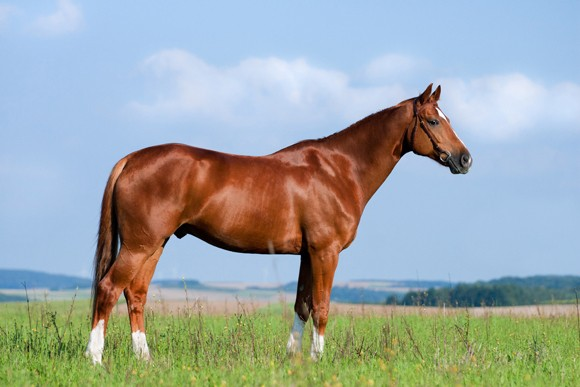
//> input picture SplitAndMerge/cheval.jpg, 580 x 387 px
$ ./main   (built with g++ and OpenCV 4)
//> lines starting //> are read from the running program, lines starting //| are printed output that depends on the picture
#include <stdio.h>
#include <stdint.h>
#include <opencv2/opencv.hpp>
using namespace cv;

int main(int argc, char** argv )
{
    Mat original = imread( "cheval.jpg", CV_LOAD_IMAGE_COLOR );
//> original is the input picture: 387 rows x 580 cols, CV_8UC3; mean B, G, R 166.4, 167.3, 157.1

    Mat splitChannels[3];

    split(original, splitChannels);
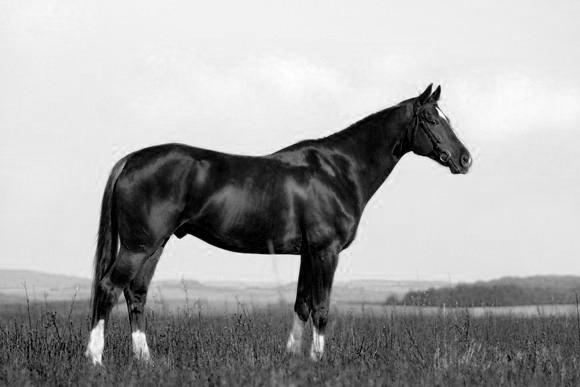
//> splitChannels[0]: 387 rows x 580 cols, CV_8UC1; min 0, max 255, mean 166.4
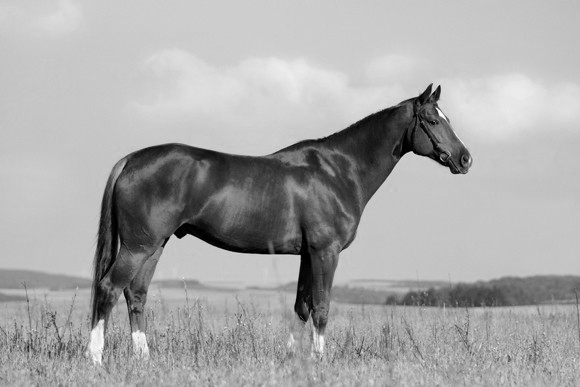
//> splitChannels[1]: 387 rows x 580 cols, CV_8UC1; min 0, max 255, mean 167.3
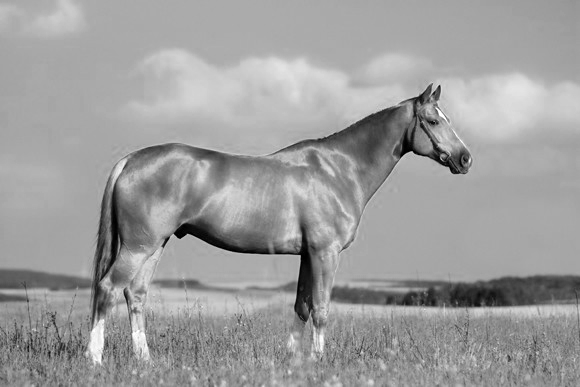
//> splitChannels[2]: 387 rows x 580 cols, CV_8UC1; min 0, max 255, mean 157.1
    imshow("B", splitChannels[0]);
    imshow("G", splitChannels[1]);
    imshow("G", splitChannels[2]);

    splitChannels[2] = Mat::zeros(splitChannels[2].size(), CV_8UC1);
//> splitChannels[2]: 387 rows x 580 cols, CV_8UC1; every value is 0

    Mat output;

    merge(splitChannels, 3, output);
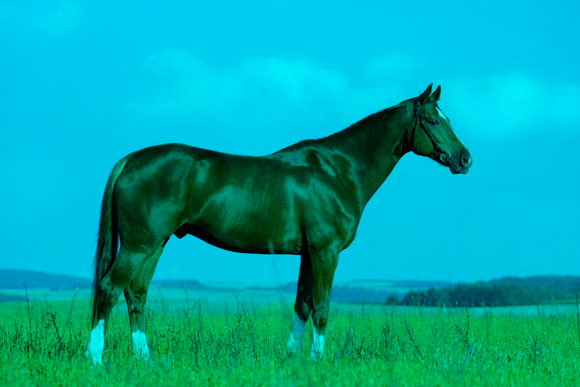
//> output: 387 rows x 580 cols, CV_8UC3; mean B, G, R 166.4, 167.3, 0
    imshow("Merged", output);
    waitKey();
    return 0;
}
